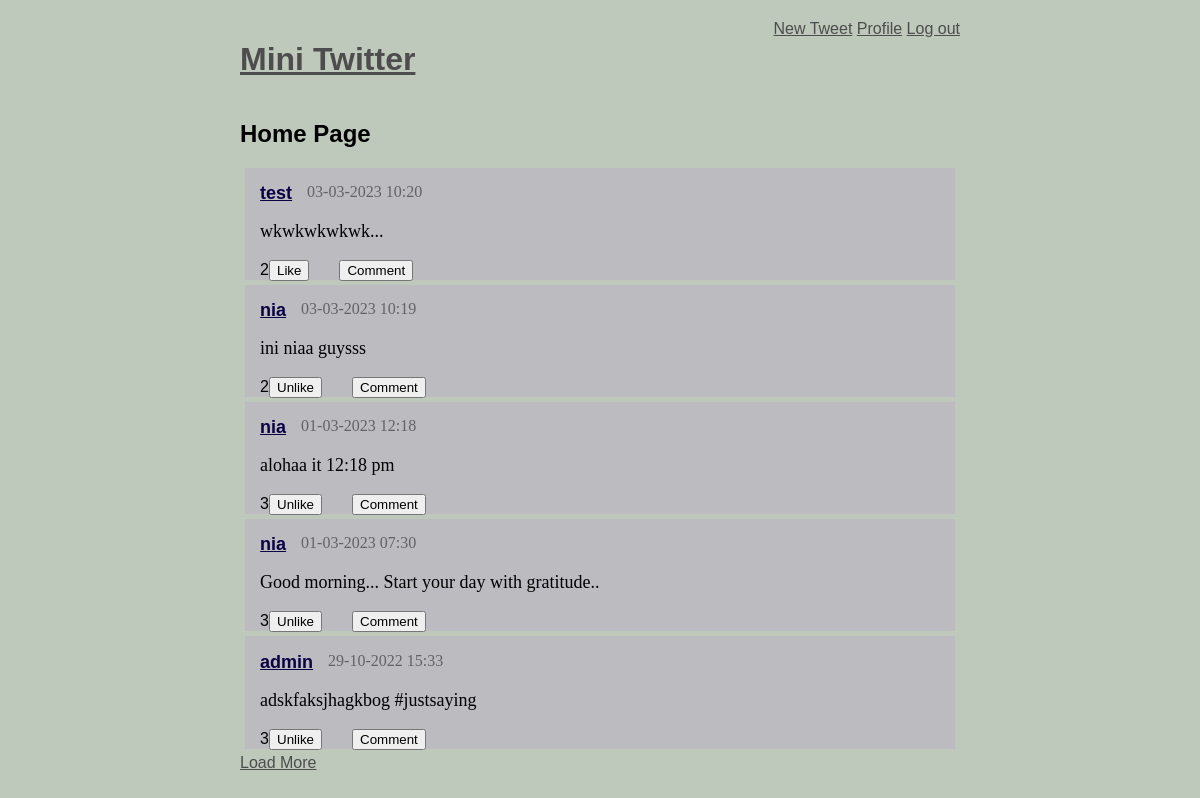
Screenshot of / (signed in) with the database file from the repository.
### models.py (models this page shows, shortened)
class BaseModel(Model):
    class Meta:
        database = database

class Message(BaseModel):
    user          = ForeignKeyField(User, backref = 'messages')
    content       = TextField()
    published_at  = DateTimeField(default=datetime.datetime.now())
    def like(self):
        return(User.select()
                   .join(Likes, on=Likes.by_user)
                   .where(Likes.message == self)
                   .order_by(User.username))
    def is_a_likers(self, user):
        return (Likes.select().where((Likes.message == self)&
        (Likes.by_user == user)).exists())

class User(BaseModel):
    username = CharField(unique = True)
    password = CharField()
    email    = CharField(unique = True)
    join_at  = DateTimeField(default=datetime.datetime.now())
    def following(self):
        return(User.select()
                   .join(Relationship, on=Relationship.to_user)
                   .where(Relationship.from_user == self)
                   .order_by(User.username))

### routes.py (the view)
@app.route('/')
@login_required
def home():
    user = get_current_user()
    messages = (Message.select()
                        .where((Message.user << user.following()) |
                                (Message.user == user.id))
                        .order_by(Message.published_at.desc()).limit(5)
    )
    return render_template('index.html', messages=messages, user=user)

### routes.py (called while the page is built)
@app.before_request
def before_request():
    database.connect()

@app.after_request
def after_request(response):
    database.close()
    return response

def get_current_user():
    if session.get('logged_in'):
        return User.get(User.id == session['user_id'])

def login_required(f):
    @wraps(f)
    def decorated_function(*args, **kwargs):
        if not session.get('logged_in'):
            return redirect(url_for('login'))
        return f(*args, **kwargs)
    return decorated_function

@app.context_processor
def _inject_user():
    return{'active_user': get_current_user()}

### templates/index.html (shortened to what this page needs)
{% extends "layout.html" %}
{% block body %}
    <h2>Home Page</h2>
    <div id="addHere">
        {% for message in messages %}
        <div id="tweets">
            <div class='content'>
                <div class="row">
                    <div class="col">
                            <strong><a class="name" href="{{url_for('user_profile', username=message.user.username)}}">
                                {{ message.user.username}}</a></strong>
                    </div>
                    <div class="col-time">{{ message.published_at.strftime('%d-%m-%Y %H:%M') }}
                    </div>
                </div>
                <p class="status"> {{ message.content }}</p>
                <div class="row">
                    <div class="col">
                        {% if message.is_a_likers(user=user) %}
                            <form action="{{url_for('dislike', content=message.id)}}" method="post">
                                {{ message.like() | length }}<input type="submit" value="Unlike">
                            </form>
                        {% else %}
                            <form action="{{url_for('like', content=message.id)}}" method="post">
                                {{ message.like() | length }}<input type="submit" value="Like">
                            </form>
                        {% endif %}
                    </div>
                    <div class="col">
                        <form action="" method="post">
                            <input type="submit" value="Comment">
                        </form>
                    </div>
                </div>
            </div>
        </div>
        {% endfor %}
    </div>
    <a href="#" id="loadMoreBtn" data-id=2>Load More</a>
{% endblock %}

### templates/layout.html (shortened to what this page needs)
<!DOCTYPE html>
<html lang="en">
<head>
    <link rel="stylesheet" href="{{url_for('static', filename='style.css')}}">
</head>
<body>
    <header>
        <h1><a href="/"> Mini Twitter </a></h1>
        <div class="menu">
            {% if not session.logged_in %}
                <a href="{{url_for('register')}}">Register</a>
                <a href="{{url_for('login')}}">Log in</a>
            {% else%}
                <a href="{{url_for('new_tweet')}}">New Tweet</a>
                <a href="{{url_for('user_profile', username=session.username)}}">Profile</a>
                <a href="{{url_for('logout')}}">Log out</a>
            {% endif %}
        </div>
    </header>
        {% block body %} {% endblock %}
</body>
</html>

### static/style.css (style rules this page uses)
body { background-color: rgb(190, 201, 188); margin: 0 auto; margin-top: 20px; width: 60%; font-family: sans-serif; }
a { color: rgb(77, 77, 77); }
header, #flexy { display: flex; justify-content: space-between; }
#tweets { background-color: rgb(187, 187, 192); margin: 5px; padding: 0.1px; }
.status { font-family: 'Times New Roman', Times; font-size: large; }
.name { color: rgb(10, 0, 68); width: 50px; font-size: large; }
.row { display: -webkit-box; display: -webkit-flex; display: -ms-flexbox; display: flex; -webkit-flex-wrap: wrap; -ms-flex-wrap: wrap; flex-wrap: wrap; margin-right: -15px; margin-left: -15px; }
.col { position: relative; width: relative; height: 20px; padding-right: 15px; padding-left: 15px; }
.col-time { position: relative; width: relative; height: 20px; color: rgb(100, 98, 98); font-family: 'Franklin Gothic Medium'; }
.content { padding-right: 15px; padding-left: 15px; padding-top: 15px; }

### rows the page displays
Message: user.username "test", published_at "03-03-2023 10:20", content "wkwkwkwkwk...", like|length "2"
Message: user.username "nia", published_at "03-03-2023 10:19", content "ini niaa guysss", like|length "2"
Message: user.username "nia", published_at "01-03-2023 12:18", content "alohaa it 12:18 pm", like|length "3"
Message: user.username "nia", published_at "01-03-2023 07:30", content "Good morning... Start your day with gratitude..", like|length "3"
Message: user.username "admin", published_at "29-10-2022 15:33", content "adskfaksjhagkbog #justsaying", like|length "3"
